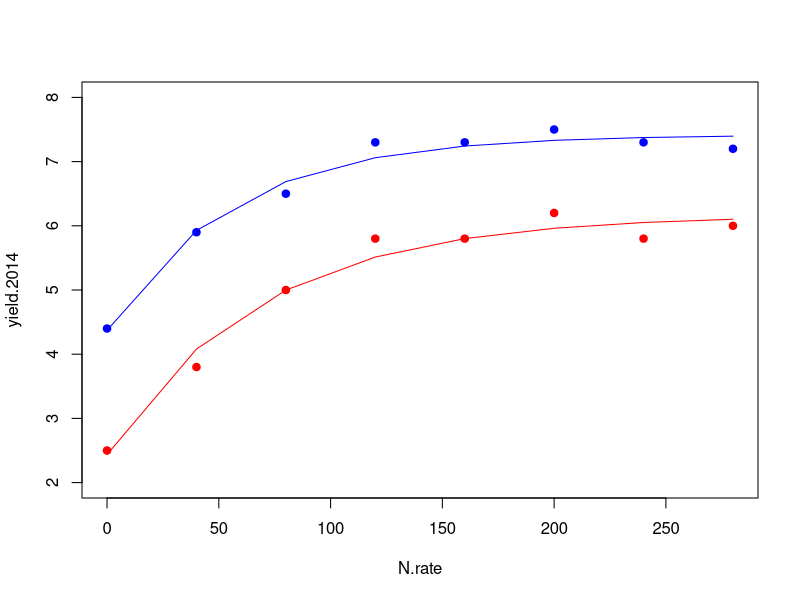

Generate this figure with R:

# Nitrogen and yield "data" pulled from Millar et al. figure
N.rate <- c(0, 40, 80, 120, 160, 200, 240, 280)
yield.2014 <- c(4.4, 5.9, 6.5, 7.3, 7.3, 7.5, 7.3, 7.2)
yield.2013 <- c(2.5, 3.8, 5.0, 5.8, 5.8, 6.2, 5.8, 6.0)

# scatterplot version of that plot
plot(N.rate, yield.2014, ylim = c(2,8), type = 'p', col = 'blue', cex = 1, pch = 19)
points(N.rate, yield.2013,  col = 'red', cex = 1, pch = 19)

# Jarad's variogram function
curve <- function(par){
  a <- par[1]; b<- par[2]; c<- par[3]
  return(a+b*(1-exp(-c*N.rate)))
} 

# sum of squared residuals using variogram function for each year
sum.sqr.resids.14 <- function(par) sum((yield.2014-curve(par))^2)
sum.sqr.resids.13 <- function(par) sum((yield.2013-curve(par))^2)

# finding the curves that minimize sums of squared residuals, and plotting the curves
o.14 <- optim(c(1,1,1),sum.sqr.resids.14)
o.14$convergence # check that this is 0

o.13 <- optim(c(1,1,1),sum.sqr.resids.13)
o.13$convergence # check that this is 0

# plotting the curves 
lines(N.rate, curve(o.14$par), col = 'blue')
lines(N.rate, curve(o.13$par), col = 'red')

